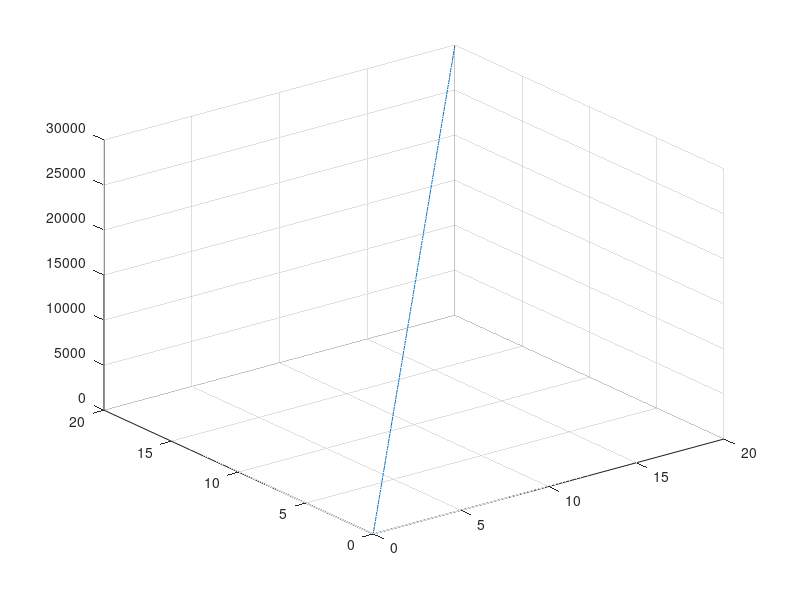

This figure's MATLAB source:
% t = 0:0.1:10*pi;
% x = cos(t);
% y = sin(t);
% z = sqrt(x.^2-y.^2);
% plot3(x, y,z);
% grid on;

x = 0:0.1:20;
y = 0:0.1:20;
z = -0.25 .* x.^2 + 1500 .* x;

plot3(x, y,z);
grid on;